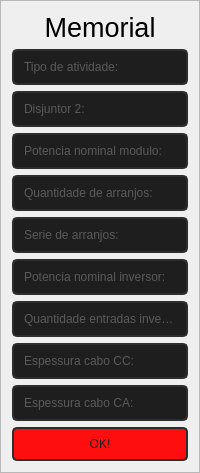
        <widget class="QFrame" name="frame_memorial">
         <property name="maximumSize">
          <size>
           <width>16777215</width>
           <height>666</height>
          </size>
         </property>
         <property name="styleSheet">
          <string notr="true">
QLineEdit {
	border: 2px solid rgb(45, 45, 45);
	border-radius: 5px;
	background-color: rgb(30, 30, 30);
	color: rgb(200, 200, 200);
	padding: 8px;
}
QLineEdit:hover {
	border: 2px solid rgb(200, 200, 200);
	color: rgb(200, 200, 200);
}
QLineEdit:focus {
	border: 2px solid rgb(254, 14, 15);
	color: rgb(200, 200, 200);
};
background-color: rgb(83, 83, 83);
border-radius: 10px;</string>
         </property>
         <property name="frameShape">
          <enum>QFrame::StyledPanel</enum>
         </property>
         <property name="frameShadow">
          <enum>QFrame::Raised</enum>
         </property>
         <layout class="QVBoxLayout" name="verticalLayout_6">
          <item>
           <widget class="QLabel" name="label_4">
            <property name="maximumSize">
             <size>
              <width>16777215</width>
              <height>36</height>
             </size>
            </property>
            <property name="font">
             <font>
              <family>Segoe UI</family>
              <pointsize>20</pointsize>
             </font>
            </property>
            <property name="layoutDirection">
             <enum>Qt::LeftToRight</enum>
            </property>
            <property name="text">
             <string>Memorial</string>
            </property>
            <property name="alignment">
             <set>Qt::AlignCenter</set>
            </property>
           </widget>
          </item>
          <item>
           <widget class="QLineEdit" name="linetpatvd">
            <property name="styleSheet">
             <string notr="true">QLineEdit {
	border: 2px solid rgb(45, 45, 45);
	border-radius: 5px;
	background-color: rgb(30, 30, 30);
	color: rgb(150, 150, 150);
	padding: 8px;
}
QLineEdit:hover {
	border: 2px solid rgb(200, 200, 200);
	color: rgb(200, 200, 200);
}
QLineEdit:focus {
	border: 2px solid rgb(254, 14, 15);
	color: rgb(200, 200, 200);
}</string>
            </property>
            <property name="inputMask">
             <string/>
            </property>
            <property name="text">
             <string/>
            </property>
            <property name="frame">
             <bool>true</bool>
            </property>
            <property name="placeholderText">
             <string>Tipo de atividade:</string>
            </property>
           </widget>
          </item>
          <item>
           <widget class="QLineEdit" name="linedisjuntor2">
            <property name="styleSheet">
             <string notr="true">QLineEdit {
	border: 2px solid rgb(45, 45, 45);
	border-radius: 5px;
	background-color: rgb(30, 30, 30);
	color: rgb(150, 150, 150);
	padding: 8px;
}
QLineEdit:hover {
	border: 2px solid rgb(200, 200, 200);
	color: rgb(200, 200, 200);
}
QLineEdit:focus {
	border: 2px solid rgb(254, 14, 15);
	color: rgb(200, 200, 200);
}</string>
            </property>
            <property name="inputMask">
             <string/>
            </property>
            <property name="text">
             <string/>
            </property>
            <property name="frame">
             <bool>true</bool>
            </property>
            <property name="placeholderText">
             <string>Disjuntor 2:</string>
            </property>
           </widget>
          </item>
          <item>
           <widget class="QLineEdit" name="lineptnmod">
            <property name="styleSheet">
             <string notr="true">QLineEdit {
	border: 2px solid rgb(45, 45, 45);
	border-radius: 5px;
	background-color: rgb(30, 30, 30);
	color: rgb(150, 150, 150);
	padding: 8px;
}
QLineEdit:hover {
	border: 2px solid rgb(200, 200, 200);
	color: rgb(200, 200, 200);
}
QLineEdit:focus {
	border: 2px solid rgb(254, 14, 15);
	color: rgb(200, 200, 200);
}</string>
            </property>
            <property name="inputMask">
             <string/>
            </property>
            <property name="text">
             <string/>
            </property>
            <property name="frame">
             <bool>true</bool>
            </property>
            <property name="placeholderText">
             <string>Potencia nominal modulo:</string>
            </property>
           </widget>
          </item>
          <item>
           <widget class="QLineEdit" name="lineqtdarranjo">
            <property name="styleSheet">
             <string notr="true">QLineEdit {
	border: 2px solid rgb(45, 45, 45);
	border-radius: 5px;
	background-color: rgb(30, 30, 30);
	color: rgb(150, 150, 150);
	padding: 8px;
}
QLineEdit:hover {
	border: 2px solid rgb(200, 200, 200);
	color: rgb(200, 200, 200);
}
QLineEdit:focus {
	border: 2px solid rgb(254, 14, 15);
	color: rgb(200, 200, 200);
}</string>
            </property>
            <property name="inputMask">
             <string/>
            </property>
            <property name="text">
             <string/>
            </property>
            <property name="frame">
             <bool>true</bool>
            </property>
            <property name="placeholderText">
             <string>Quantidade de arranjos:</string>
            </property>
           </widget>
          </item>
          <item>
           <widget class="QLineEdit" name="lineseriearranjo">
            <property name="styleSheet">
             <string notr="true">QLineEdit {
	border: 2px solid rgb(45, 45, 45);
	border-radius: 5px;
	background-color: rgb(30, 30, 30);
	color: rgb(150, 150, 150);
	padding: 8px;
}
QLineEdit:hover {
	border: 2px solid rgb(200, 200, 200);
	color: rgb(200, 200, 200);
}
QLineEdit:focus {
	border: 2px solid rgb(254, 14, 15);
	color: rgb(200, 200, 200);
}</string>
            </property>
            <property name="inputMask">
             <string/>
            </property>
            <property name="text">
             <string/>
            </property>
            <property name="frame">
             <bool>true</bool>
            </property>
            <property name="placeholderText">
             <string>Serie de arranjos:</string>
            </property>
           </widget>
          </item>
          <item>
           <widget class="QLineEdit" name="lineptninversor">
            <property name="styleSheet">
             <string notr="true">QLineEdit {
	border: 2px solid rgb(45, 45, 45);
	border-radius: 5px;
	background-color: rgb(30, 30, 30);
	color: rgb(150, 150, 150);
	padding: 8px;
}
QLineEdit:hover {
	border: 2px solid rgb(200, 200, 200);
	color: rgb(200, 200, 200);
}
QLineEdit:focus {
	border: 2px solid rgb(254, 14, 15);
	color: rgb(200, 200, 200);
}</string>
            </property>
            <property name="inputMask">
             <string/>
            </property>
            <property name="text">
             <string/>
            </property>
            <property name="frame">
             <bool>true</bool>
            </property>
            <property name="placeholderText">
             <string>Potencia nominal inversor:</string>
            </property>
           </widget>
          </item>
          <item>
           <widget class="QLineEdit" name="lineqtdentinversor">
            <property name="styleSheet">
             <string notr="true">QLineEdit {
	border: 2px solid rgb(45, 45, 45);
	border-radius: 5px;
	background-color: rgb(30, 30, 30);
	color: rgb(150, 150, 150);
	padding: 8px;
}
QLineEdit:hover {
	border: 2px solid rgb(200, 200, 200);
	color: rgb(200, 200, 200);
}
QLineEdit:focus {
	border: 2px solid rgb(254, 14, 15);
	color: rgb(200, 200, 200);
}</string>
            </property>
            <property name="inputMask">
             <string/>
            </property>
            <property name="text">
             <string/>
            </property>
            <property name="frame">
             <bool>true</bool>
            </property>
            <property name="placeholderText">
             <string>Quantidade entradas inversor:</string>
            </property>
           </widget>
          </item>
          <item>
           <widget class="QLineEdit" name="lineespcc">
            <property name="styleSheet">
             <string notr="true">QLineEdit {
	border: 2px solid rgb(45, 45, 45);
	border-radius: 5px;
	background-color: rgb(30, 30, 30);
	color: rgb(150, 150, 150);
	padding: 8px;
}
QLineEdit:hover {
	border: 2px solid rgb(200, 200, 200);
	color: rgb(200, 200, 200);
}
QLineEdit:focus {
	border: 2px solid rgb(254, 14, 15);
	color: rgb(200, 200, 200);
}</string>
            </property>
            <property name="inputMask">
             <string/>
            </property>
            <property name="text">
             <string/>
            </property>
            <property name="frame">
             <bool>true</bool>
            </property>
            <property name="placeholderText">
             <string>Espessura cabo CC:</string>
            </property>
           </widget>
          </item>
          <item>
           <widget class="QLineEdit" name="lineespca">
            <property name="styleSheet">
             <string notr="true">QLineEdit {
	border: 2px solid rgb(45, 45, 45);
	border-radius: 5px;
	background-color: rgb(30, 30, 30);
	color: rgb(150, 150, 150);
	padding: 8px;
}
QLineEdit:hover {
	border: 2px solid rgb(200, 200, 200);
	color: rgb(200, 200, 200);
}
QLineEdit:focus {
	border: 2px solid rgb(254, 14, 15);
	color: rgb(200, 200, 200);
}</string>
            </property>
            <property name="inputMask">
             <string/>
            </property>
            <property name="text">
             <string/>
            </property>
            <property name="frame">
             <bool>true</bool>
            </property>
            <property name="placeholderText">
             <string>Espessura cabo CA:</string>
            </property>
           </widget>
          </item>
          <item>
           <widget class="QPushButton" name="okbt">
            <property name="font">
             <font>
              <family>Segoe UI</family>
             </font>
            </property>
            <property name="styleSheet">
             <string notr="true">QPushButton {
	border: 2px solid rgb(45, 45, 45);
	border-radius: 5px;
	background-color: rgb(254, 14, 15);
	color: rgb(30, 30, 30);
	padding: 8px;
}
QPushButton:hover {
	border: 2px solid rgb(200, 200, 200);
	color: rgb(200, 200, 200);
}
QPushButton:pressed {
	border: 2px solid rgb(45, 45, 45);
	color: rgb(30, 30, 30);
}</string>
            </property>
            <property name="text">
             <string>OK!</string>
            </property>
           </widget>
          </item>
         </layout>
        </widget>
